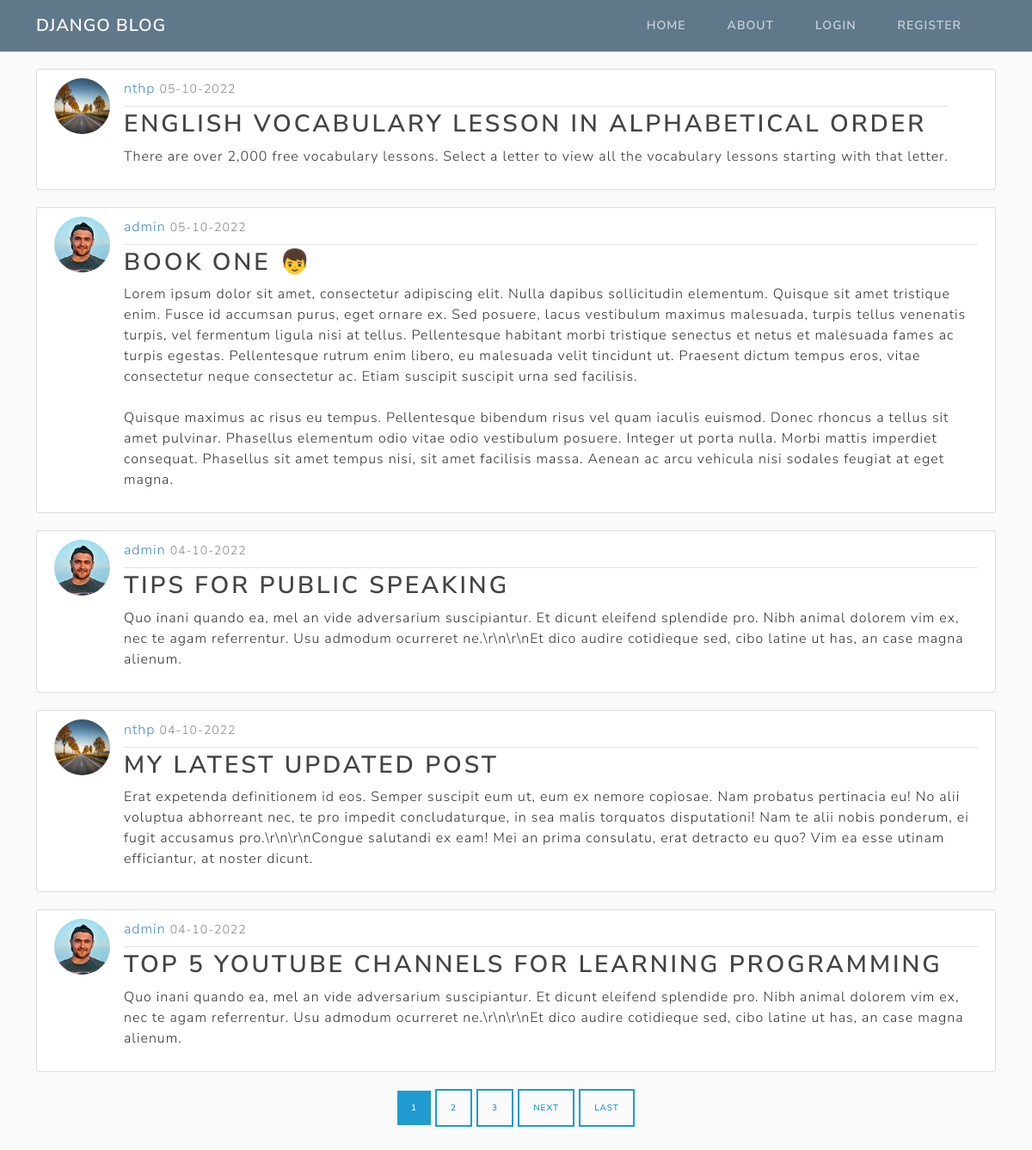
The page / on the database its author committed.
### blog/models.py (models this page shows, shortened)
class Post(models.Model):
    title = models.CharField(max_length=100)
    content = models.TextField()
    date_posted = models.DateTimeField(default=timezone.now)
    author = models.ForeignKey(User, on_delete=models.CASCADE)

### users/models.py (models this page shows, shortened)
class Profile(models.Model):
    user = models.OneToOneField(User, on_delete=models.CASCADE)
    image = models.ImageField(default='default.jpg', upload_to='profile_pics')

### blog/views.py (the view)
# urls.py: path('', PostListView.as_view(), name="blog-home"),
class PostListView(ListView):
    model = Post
    template_name = 'blog/home.html'
    context_object_name = 'posts'
    ordering = ['-date_posted']
    paginate_by = 5

### blog/templates/blog/home.html (shortened to what this page needs)
{% extends "blog/base.html" %}
{% block content %}
    {% for post in posts %}
        <article class="media content-section" style="display: flex;">
            <img src="{{post.author.profile.image.url}}" class="rounded-circle article-img" alt="avatar">
            <div class="media-body">
                <div class="article-metadata">
                    <a class="mr-2" href="{% url 'user-posts' post.author.username %}">{{ post.author }}</a>
                    <small class="text-muted">{{ post.date_posted|date:"d-m-Y" }}</small>
                </div>
                <h2><a class="article-title" href="{% url 'post-detail' post.id %}">{{ post.title }}</a></h2>
                <p class="article-content">{{ post.content }}</p>
            </div>
        </article>
    {% endfor %}
    <div class="container">
        <div style="margin-bottom: 4rem; text-align: center;">
            {% if is_paginated %}
                {% for num in page_obj.paginator.page_range %}
                    {% if page_obj.number == num %}
                        <a class="btn btn-info btn-sm" href="?page={{ num }}">{{ num }}</a>
                    {% elif num > page_obj.number|add:'-3' and num < page_obj.number|add:'3' %}
                        <a class="btn btn-outline-info btn-sm" href="?page={{ num }}">{{ num }}</a>
                    {% endif %}
                {% endfor %}
                {% if page_obj.has_next %}
                    <a class="btn btn-outline-info btn-sm" href="?page={{ page_obj.next_page_number }}">Next</a>
                    <a class="btn btn-outline-info btn-sm" href="?page={{ page_obj.paginator.num_pages }}">Last</a>
                {% endif %}
            {% endif %}
        </div>
    </div>
{% endblock content %}

### blog/templates/blog/base.html (shortened to what this page needs)
{% load static %}
<!DOCTYPE html>
<html lang="en">
<head>
    <link rel="stylesheet" href="https://bootswatch.com/5/lux/bootstrap.min.css">
    <link rel="stylesheet" type="text/css" href="{% static 'blog/main.css' %}">
</head>
<body>
    <header class="site-header">
        <nav class="navbar navbar-expand-md navbar-dark bg-steel fixed-top">
            <div class="container">
                <a class="navbar-brand mr-4" href="{% url 'blog-home' %}">Django Blog</a>
                <div class="collapse navbar-collapse" id="navbarToggle">
                    <div class="navbar-nav mr-auto">
                        <a class="nav-item nav-link" href="{% url 'blog-home' %}">Home</a>
                        <a class="nav-item nav-link" href="{% url 'blog-about' %}">About</a>
                    </div>
                    <div class="navbar-nav">
                        {% if user.is_authenticated %}
                            <a class="nav-item nav-link" href="{% url 'post-create' %}">New Post</a>
                            <a class="nav-item nav-link" href="{% url 'users-profile' %}">Profile</a>
                            <a class="nav-item nav-link" href="{% url 'users-logout' %}">Logout</a>
                        {% else %}
                            <a class="nav-item nav-link" href="{% url 'users-login' %}">Login</a>
                            <a class="nav-item nav-link" href="{% url 'users-register' %}">Register</a>
                        {% endif %}
                    </div>
                </div>
            </div>
        </nav>
    </header>
    <main role="main" class="container">
        <div class="row">
            <div class="col-md-12">
                {% block content %}{% endblock %}
            </div>
        </div>
    </main>
</body>
</html>

### blog/static/blog/main.css (style rules this page uses)
body { background: #fafafa; color: #333333; margin-top: 5rem; }
h1, h2, h3, h4, h5, h6 { color: #444444; }
.bg-steel { background-color: #5f788a; }
.site-header .navbar-nav .nav-link { color: #cbd5db; }
.content-section { background: #ffffff; padding: 10px 20px; border: 1px solid #dddddd; border-radius: 3px; margin-bottom: 20px; }
.article-title { color: #444444; }
.article-content { white-space: pre-line; }
.article-img { height: 65px; width: 65px; margin-right: 16px; }
.article-metadata { padding-bottom: 0.5rem; margin-bottom: 4px; border-bottom: 1px solid #e3e3e3 }
.article-metadata a { color: #428bca; text-decoration: none; }
.article-title { text-decoration: none; }
.navbar { padding: 0.5rem; }
.navbar-collapse { flex-grow: 0; align-items: center; }

### rows shown on the page
Post: author.profile.image (picture), author "nthp", date_posted "05-10-2022", title "ENGLISH VOCABULARY LESSON IN ALPHABETICAL ORDER", content "There are over 2,000 free vocabulary lessons. Select a letter to view all the vocabulary lessons starting with that letter."
Post: author.profile.image (picture), author "admin", date_posted "05-10-2022", title "BOOK ONE 👦", content "Lorem ipsum dolor sit amet, consectetur adipiscing elit. Nulla dapibus sollicitudin elementum. Quisque sit amet tristique enim. Fusce id accumsan purus, eget ornare ex. Sed posuere, lacus vestibulum maximus malesuada, turpis tellus venenatis turpis, vel fermentum ligula nisi at tellus. Pellentesque habitant morbi tristique senectus et netus et malesuada fames ac turpis egestas. Pellentesque rutrum enim libero, eu malesuada velit tincidunt ut. Praesent dictum tempus eros, vitae consectetur neque consectetur ac. Etiam suscipit suscipit urna sed facilisis. Quisque maximus ac risus eu tempus. Pellentesque bibendum risus vel quam iaculis euismod. Donec rhoncus a tellus sit amet pulvinar.…"
Post: author.profile.image (picture), author "admin", date_posted "04-10-2022", title "TIPS FOR PUBLIC SPEAKING", content "Quo inani quando ea, mel an vide adversarium suscipiantur. Et dicunt eleifend splendide pro. Nibh animal dolorem vim ex, nec te agam referrentur. Usu admodum ocurreret ne.\\r\\n\\r\\nEt dico audire cotidieque sed, cibo latine ut has, an case magna alienum."
Post: author.profile.image (picture), author "nthp", date_posted "04-10-2022", title "MY LATEST UPDATED POST", content "Erat expetenda definitionem id eos. Semper suscipit eum ut, eum ex nemore copiosae. Nam probatus pertinacia eu! No alii voluptua abhorreant nec, te pro impedit concludaturque, in sea malis torquatos disputationi! Nam te alii nobis ponderum, ei fugit accusamus pro.\\r\\n\\r\\nCongue salutandi ex eam! Mei an prima consulatu, erat detracto eu quo? Vim ea esse utinam efficiantur, at noster dicunt."
Post: author.profile.image (picture), author "admin", date_posted "04-10-2022", title "TOP 5 YOUTUBE CHANNELS FOR LEARNING PROGRAMMING", content "Quo inani quando ea, mel an vide adversarium suscipiantur. Et dicunt eleifend splendide pro. Nibh animal dolorem vim ex, nec te agam referrentur. Usu admodum ocurreret ne.\\r\\n\\r\\nEt dico audire cotidieque sed, cibo latine ut has, an case magna alienum."

### other values the page prints
{{ num }} "1"
{{ num }} "2" "3"
